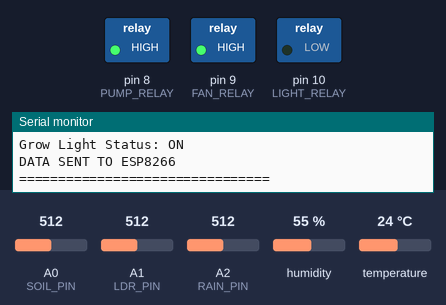
Bench run of a sketch on a simulated Arduino Uno, built with avr-gcc and run on an emulated ATmega328P. Shown: switched loads named in the sketch (green lamp = pin HIGH), the last lines printed to the serial monitor. Inputs (shaded band) come from the test bench; at power-on: temperature 24 °C, A1 (LDR_PIN) = 512, A0 (SOIL_PIN) = 512, A2 (RAIN_PIN) = 512, humidity 55 %.

Above: at 3.1 s.
3.2 s: temperature set to 27 °C
At 5.8 s:
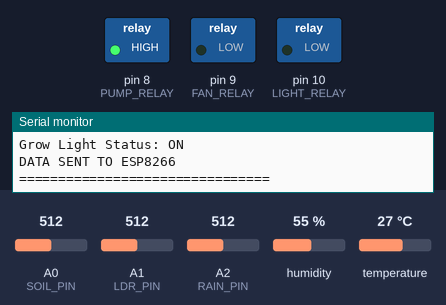
6.2 s: A1 (LDR_PIN) set to 482
At 8.2 s:
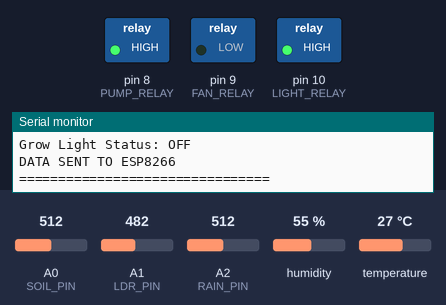
9.2 s: A0 (SOIL_PIN) set to 691
12.4 s: A0 (SOIL_PIN) set to 715
At 14.4 s:
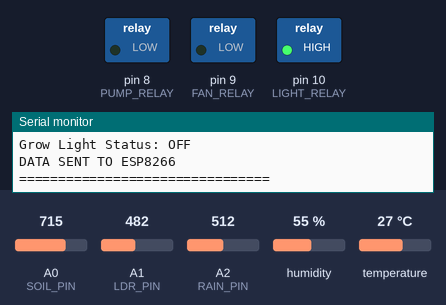
15.4 s: temperature set to 12 °C
At 16.8 s:
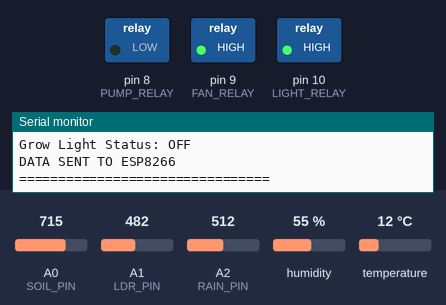
18.4 s: A2 (RAIN_PIN) set to 490
At 20.5 s:
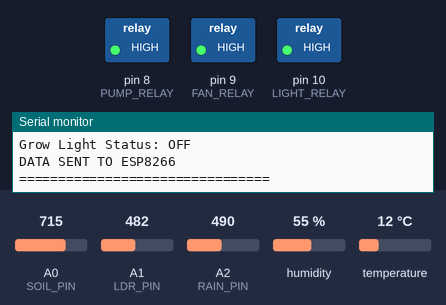
Timing chart, 0 to 22.0 s (numbered marks = the images above; inputs shaded):
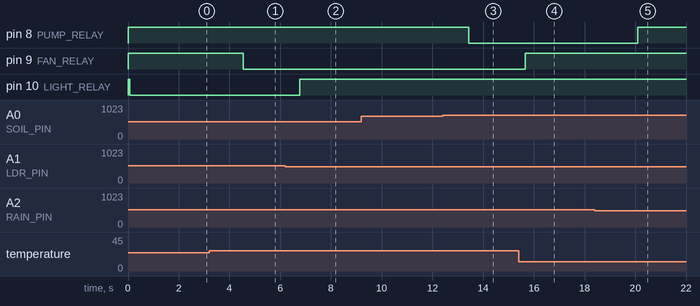

Measured:
- the behaviour switches between 25 and 26 °C on temperature (found by bisection; images 0 and 1)
- the behaviour switches between 501 and 500 on A1 (LDR_PIN) (found by bisection; images 1 and 2)
- the behaviour switches between 700 and 701 on A0 (SOIL_PIN) (found by bisection; images 2 and 3)
- after the input at 3.2 s, pin 9 (FAN_RELAY): HIGH → LOW after 1.3 s
- after the input at 6.2 s, pin 10 (LIGHT_RELAY): LOW → HIGH after 0.57 s
- after the input at 12.4 s, pin 8 (PUMP_RELAY): HIGH → LOW after 1.0 s
- after the input at 15.4 s, pin 9 (FAN_RELAY): LOW → HIGH after 0.25 s
- after the input at 18.4 s, pin 8 (PUMP_RELAY): LOW → HIGH after 1.7 s

The sketch:

arduinocode.ino
```cpp
#include <DHT.h>
#include <SoftwareSerial.h>

// ================= SERIAL =================
SoftwareSerial espSerial(2, 3);
// D2 <- ESP TX
// D3 -> ESP RX

// ================= DHT11 =================
#define DHTPIN 4
#define DHTTYPE DHT11

DHT dht(DHTPIN, DHTTYPE);

// ================= SENSOR PINS =================
#define SOIL_PIN A0
#define LDR_PIN A1
#define RAIN_PIN A2

// ================= RELAY PINS =================
#define PUMP_RELAY 8
#define FAN_RELAY 9
#define LIGHT_RELAY 10

void setup()
{

    Serial.begin(9600);

    espSerial.begin(9600);

    dht.begin();

    pinMode(PUMP_RELAY, OUTPUT);
    pinMode(FAN_RELAY, OUTPUT);
    pinMode(LIGHT_RELAY, OUTPUT);

    // Relays OFF initially
    digitalWrite(PUMP_RELAY, HIGH);
    digitalWrite(FAN_RELAY, HIGH);
    digitalWrite(LIGHT_RELAY, HIGH);

    Serial.println("================================");
    Serial.println("SMART GREENHOUSE SYSTEM STARTED");
    Serial.println("================================");
}

void loop()
{

    // ================= READ DHT11 =================
    float temperature = dht.readTemperature();
    float humidity = dht.readHumidity();

    if (isnan(temperature) || isnan(humidity))
    {

        Serial.println("DHT SENSOR ERROR");

        delay(2000);

        return;
    }

    // ================= READ SENSORS =================
    int soilValue = analogRead(SOIL_PIN);

    int lightValue = analogRead(LDR_PIN);

    int rainValue = analogRead(RAIN_PIN);

    // ================= STATUS VARIABLES =================
    String pumpStatus = "OFF";

    String fanStatus = "OFF";

    String lightStatus = "OFF";

    // ================= PUMP CONTROL =================
    // Pump ON only if soil dry and no rain

    if (soilValue > 700 && rainValue > 500)
    {

        digitalWrite(PUMP_RELAY, LOW);

        pumpStatus = "ON";
    }
    else
    {

        digitalWrite(PUMP_RELAY, HIGH);
    }

    // ================= FAN CONTROL =================

    if (temperature > 25)
    {

        digitalWrite(FAN_RELAY, LOW);

        fanStatus = "ON";
    }
    else
    {

        digitalWrite(FAN_RELAY, HIGH);
    }

    // ================= LIGHT CONTROL =================

    if (lightValue > 500)
    {

        digitalWrite(LIGHT_RELAY, LOW);

        lightStatus = "ON";
    }
    else
    {

        digitalWrite(LIGHT_RELAY, HIGH);
    }

    // ================= SERIAL MONITOR OUTPUT =================

    Serial.println("================================");

    Serial.print("Temperature: ");
    Serial.print(temperature);
    Serial.println(" C");

    Serial.print("Humidity: ");
    Serial.print(humidity);
    Serial.println(" %");

    Serial.print("Soil Moisture: ");
    Serial.println(soilValue);

    Serial.print("Light Intensity: ");
    Serial.println(lightValue);

    Serial.print("Rain Sensor Value: ");
    Serial.println(rainValue);

    Serial.print("Pump Status: ");
    Serial.println(pumpStatus);

    Serial.print("Fan Status: ");
    Serial.println(fanStatus);

    Serial.print("Grow Light Status: ");
    Serial.println(lightStatus);

    // ================= SEND DATA TO ESP =================

    espSerial.print("T:");
    espSerial.print(temperature);

    espSerial.print(",H:");
    espSerial.print(humidity);

    espSerial.print(",S:");
    espSerial.print(soilValue);

    espSerial.print(",L:");
    espSerial.print(lightValue);

    espSerial.print(",R:");
    espSerial.print(rainValue);

    espSerial.print(",P:");
    espSerial.print(pumpStatus);

    espSerial.print(",F:");
    espSerial.print(fanStatus);

    espSerial.print(",G:");
    espSerial.println(lightStatus);

    espSerial.flush();

    Serial.println("DATA SENT TO ESP8266");

    Serial.println("================================");

    delay(2000);
}
```
